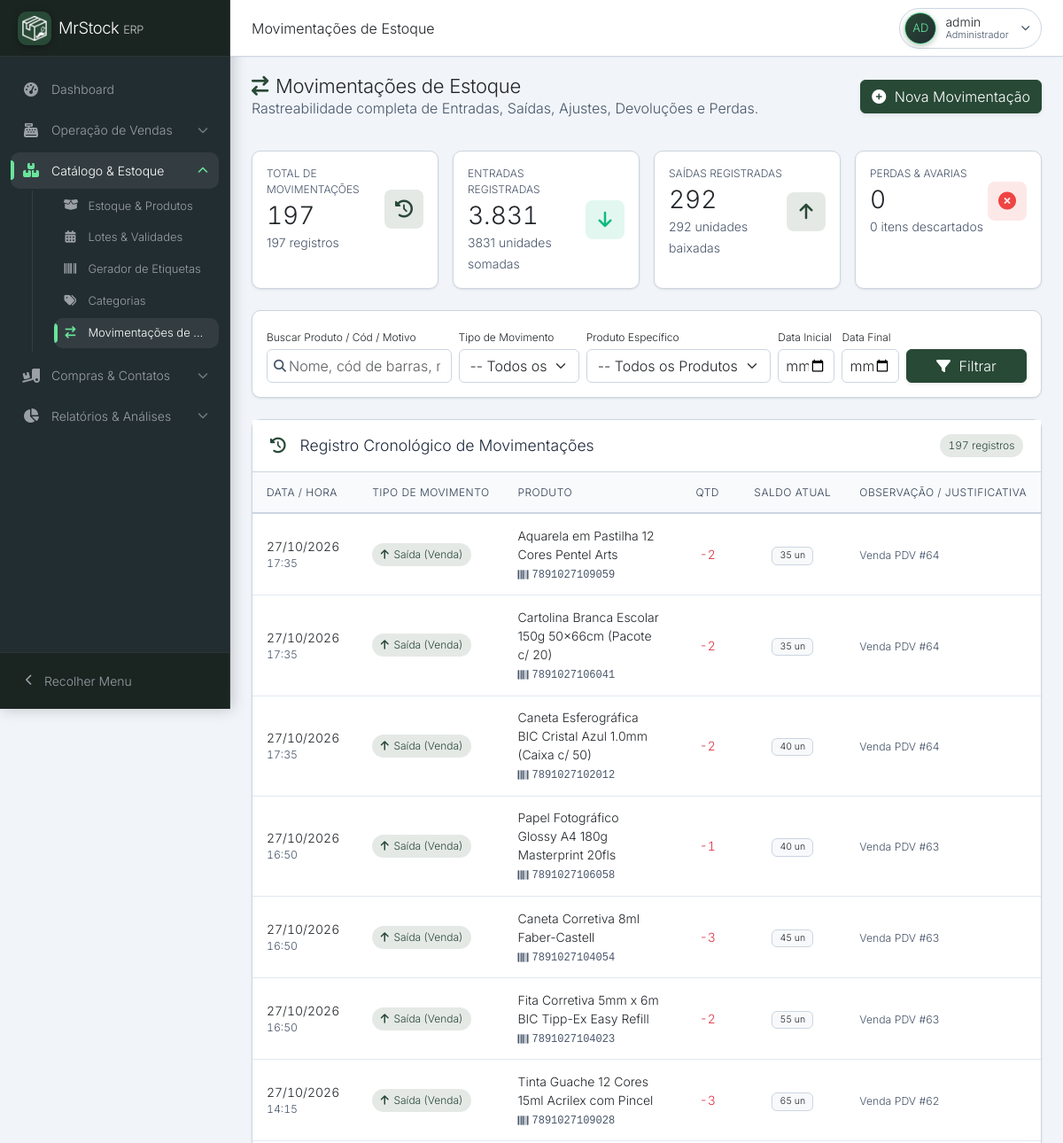
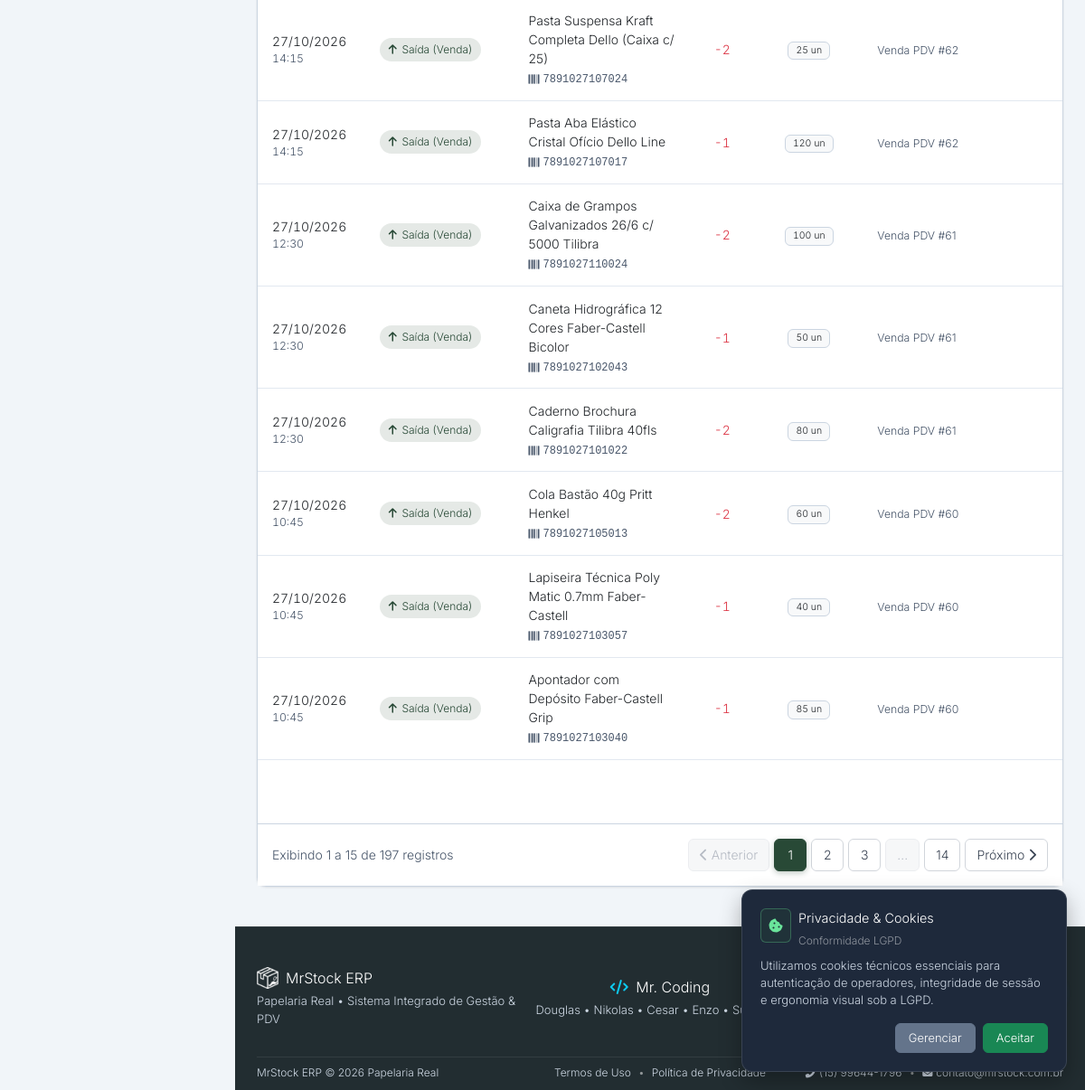
Screenshot of /produtos/movimentacoes.php (signed in) with the database file from the repository (2 pictures, top to bottom).
### tables this page shows
CREATE TABLE `movimentacoes` (
  `id` int(11) NOT NULL AUTO_INCREMENT,
  `produto_id` int(11) NOT NULL,
  `tipo` enum('entrada_compra','saida_venda','devolucao_cliente','devolucao_fornecedor','perda') NOT NULL,
  `quantidade` int(11) NOT NULL,
  `data_movimento` datetime DEFAULT current_timestamp(),
  `observacao` varchar(255) DEFAULT NULL,
  PRIMARY KEY (`id`),
  KEY `produto_id` (`produto_id`),
  KEY `idx_movimentacoes_data` (`data_movimento`),
  CONSTRAINT `movimentacoes_ibfk_1` FOREIGN KEY (`produto_id`) REFERENCES `produtos` (`id`) ON DELETE CASCADE
);

CREATE TABLE `produtos` (
  `id` int(11) NOT NULL AUTO_INCREMENT,
  `nome` varchar(255) NOT NULL,
  `categoria` varchar(100) DEFAULT NULL,
  `quantidade` int(11) DEFAULT 0,
  `estoque_minimo` int(11) DEFAULT 5,
  `validade` date DEFAULT NULL,
  `preco_venda` decimal(10,2) NOT NULL,
  `preco_compra` decimal(10,2) NOT NULL DEFAULT 0.00,
  `fornecedor_id` int(11) DEFAULT NULL,
  `status` enum('ativo','inativo') DEFAULT 'ativo',
  `codigo_de_barra` varchar(50) DEFAULT NULL,
  `categoria_id` int(11) DEFAULT NULL,
  PRIMARY KEY (`id`),
  KEY `fornecedor_id` (`fornecedor_id`),
  KEY `fk_produtos_categoria` (`categoria_id`),
  CONSTRAINT `fk_produtos_categoria` FOREIGN KEY (`categoria_id`) REFERENCES `categorias` (`id`) ON DELETE SET NULL,
  CONSTRAINT `produtos_ibfk_1` FOREIGN KEY (`fornecedor_id`) REFERENCES `fornecedores` (`id`) ON DELETE SET NULL
);

### produtos/movimentacoes.php (the view, shortened to what the rows shown need)
<?php
require_once __DIR__ . '/../inc/database.php';
$where = ["1=1"];
$whereSql = implode(' AND ', $where);
$limit = 15;
$page  = max(1, (int)($_GET['pagina'] ?? 1));
$offset = ($page - 1) * $limit;
$sqlMov = "
    SELECT m.*, p.nome as produto_nome, p.codigo_de_barra, p.quantidade as produto_saldo_atual
    FROM movimentacoes m
    JOIN produtos p ON m.produto_id = p.id
    WHERE $whereSql
    ORDER BY m.data_movimento DESC, m.id DESC
    LIMIT :limit OFFSET :offset
";
$stmt = $pdo->prepare($sqlMov);
$stmt->bindValue(':limit', $limit, PDO::PARAM_INT);
$stmt->bindValue(':offset', $offset, PDO::PARAM_INT);
$stmt->execute();
$movimentacoes = $stmt->fetchAll(PDO::FETCH_ASSOC);
require_once __DIR__ . '/../inc/header.php';
?>
<div class="content-header d-flex justify-content-between align-items-center mb-3 flex-wrap gap-2">
    <div>
        <h2 class="fw-bold text-dark m-0"><i class="fas fa-arrow-right-arrow-left text-primary me-2"></i>Movimentações de Estoque</h2>
    </div>
</div>
<div class="content-body">
    <div class="so-card">
        <div class="so-card-body p-0">
            <div class="table-responsive">
                <table class="table table-hover mb-0 so-table align-middle" id="tabelaMovimentacoes">
                    <thead>
                        <tr>
                            <th scope="col" width="14%">Data / Hora</th>
                            <th scope="col" width="18%">Tipo de Movimento</th>
                            <th scope="col" width="28%">Produto</th>
                            <th scope="col" width="10%" class="text-center">Qtd</th>
                            <th scope="col" width="10%" class="text-center">Saldo Atual</th>
                            <th scope="col" width="20%">Observação / Justificativa</th>
                        </tr>
                    </thead>
                    <tbody>
                        <?php if (count($movimentacoes) > 0): ?>
                            <?php foreach ($movimentacoes as $m):
                                $tipoMap = [
                                    'entrada_compra'       => ['so-badge-success', 'fa-arrow-down',   'Entrada (Compra)'],
                                    'devolucao_cliente'    => ['so-badge-info',    'fa-rotate-left',  'Devolução Cliente'],
                                    'saida_venda'          => ['so-badge-primary', 'fa-arrow-up',     'Saída (Venda)'],
                                    'devolucao_fornecedor' => ['so-badge-warning', 'fa-reply',        'Devolução Fornec.'],
                                    'perda'                => ['so-badge-danger',  'fa-circle-xmark', 'Perda / Avaria'],
                                ];
                                [$badgeCls, $icone, $label] = $tipoMap[$m['tipo']] ?? ['so-badge-primary', 'fa-question', 'Desconhecido'];
                                $isEntrada = in_array($m['tipo'], ['entrada_compra', 'devolucao_cliente']);
                            ?>
                            <tr class="linha-movimentacao">
                                <td class="tabular-nums">
                                    <div class="fw-semibold text-dark"><?= date('d/m/Y', strtotime($m['data_movimento'])) ?></div>
                                    <div class="text-muted small"><?= date('H:i', strtotime($m['data_movimento'])) ?></div>
                                </td>
                                <td>
                                    <span class="so-badge <?= htmlspecialchars($badgeCls) ?>">
                                        <i class="fas <?= htmlspecialchars($icone) ?>"></i> <?= htmlspecialchars($label) ?>
                                    </span>
                                </td>
                                <td>
                                    <strong class="text-dark d-block"><?= htmlspecialchars($m['produto_nome']) ?></strong>
                                    <?php if (!empty($m['codigo_de_barra'])): ?>
                                        <code class="text-muted font-monospace tabular-nums text-xs d-inline-flex align-items-center gap-1 mt-1">
                                            <i class="fas fa-barcode"></i> <?= htmlspecialchars($m['codigo_de_barra']) ?>
                                        </code>
                                    <?php endif; ?>
                                </td>
                                <td class="text-center">
                                    <?php if ($isEntrada): ?>
                                        <span class="text-success fw-bold tabular-nums">+<?= (int)$m['quantidade'] ?></span>
                                    <?php else: ?>
                                        <span class="text-danger fw-bold tabular-nums">-<?= (int)$m['quantidade'] ?></span>
                                    <?php endif; ?>
                                </td>
                                <td class="text-center">
                                    <span class="badge bg-light text-dark border tabular-nums fw-semibold px-2 py-1">
                                        <?= (int)($m['produto_saldo_atual'] ?? 0) ?> un
                                    </span>
                                </td>
                                <td>
                                    <span class="text-muted small"><?= htmlspecialchars($m['observacao'] ?: '—') ?></span>
                                </td>
                            </tr>
                            <?php endforeach; ?>
                        <?php endif; ?>
                    </tbody>
                </table>
            </div>
        </div>
    </div>
</div>
<?php require_once __DIR__ . '/../inc/footer.php'; ?>

### rows the page displays
movimentacoes: data_movimento "27/10/2026", data_movimento "17:35", label "Saída (Venda)", produto.nome "Aquarela em Pastilha 12 Cores Pentel Arts", produto.codigo_de_barra "7891027109059", quantidade "2", produto.quantidade "35", observacao "Venda PDV #64"
movimentacoes: data_movimento "27/10/2026", data_movimento "17:35", label "Saída (Venda)", produto.nome "Cartolina Branca Escolar 150g 50x66cm (Pacote c/ 20)", produto.codigo_de_barra "7891027106041", quantidade "2", produto.quantidade "35", observacao "Venda PDV #64"
movimentacoes: data_movimento "27/10/2026", data_movimento "17:35", label "Saída (Venda)", produto.nome "Caneta Esferográfica BIC Cristal Azul 1.0mm (Caixa c/ 50)", produto.codigo_de_barra "7891027102012", quantidade "2", produto.quantidade "40", observacao "Venda PDV #64"
movimentacoes: data_movimento "27/10/2026", data_movimento "16:50", label "Saída (Venda)", produto.nome "Papel Fotográfico Glossy A4 180g Masterprint 20fls", produto.codigo_de_barra "7891027106058", quantidade "1", produto.quantidade "40", observacao "Venda PDV #63"
movimentacoes: data_movimento "27/10/2026", data_movimento "16:50", label "Saída (Venda)", produto.nome "Caneta Corretiva 8ml Faber-Castell", produto.codigo_de_barra "7891027104054", quantidade "3", produto.quantidade "45", observacao "Venda PDV #63"
movimentacoes: data_movimento "27/10/2026", data_movimento "16:50", label "Saída (Venda)", produto.nome "Fita Corretiva 5mm x 6m BIC Tipp-Ex Easy Refill", produto.codigo_de_barra "7891027104023", quantidade "2", produto.quantidade "55", observacao "Venda PDV #63"
movimentacoes: data_movimento "27/10/2026", data_movimento "14:15", label "Saída (Venda)", produto.nome "Tinta Guache 12 Cores 15ml Acrilex com Pincel", produto.codigo_de_barra "7891027109028", quantidade "3", produto.quantidade "65", observacao "Venda PDV #62"
movimentacoes: data_movimento "27/10/2026", data_movimento "14:15", label "Saída (Venda)", produto.nome "Pasta Suspensa Kraft Completa Dello (Caixa c/ 25)", produto.codigo_de_barra "7891027107024", quantidade "2", produto.quantidade "25", observacao "Venda PDV #62"
movimentacoes: data_movimento "27/10/2026", data_movimento "14:15", label "Saída (Venda)", produto.nome "Pasta Aba Elástico Cristal Ofício Dello Line", produto.codigo_de_barra "7891027107017", quantidade "1", produto.quantidade "120", observacao "Venda PDV #62"
movimentacoes: data_movimento "27/10/2026", data_movimento "12:30", label "Saída (Venda)", produto.nome "Caixa de Grampos Galvanizados 26/6 c/ 5000 Tilibra", produto.codigo_de_barra "7891027110024", quantidade "2", produto.quantidade "100", observacao "Venda PDV #61"
movimentacoes: data_movimento "27/10/2026", data_movimento "12:30", label "Saída (Venda)", produto.nome "Caneta Hidrográfica 12 Cores Faber-Castell Bicolor", produto.codigo_de_barra "7891027102043", quantidade "1", produto.quantidade "50", observacao "Venda PDV #61"
movimentacoes: data_movimento "27/10/2026", data_movimento "12:30", label "Saída (Venda)", produto.nome "Caderno Brochura Caligrafia Tilibra 40fls", produto.codigo_de_barra "7891027101022", quantidade "2", produto.quantidade "80", observacao "Venda PDV #61"
movimentacoes: data_movimento "27/10/2026", data_movimento "10:45", label "Saída (Venda)", produto.nome "Cola Bastão 40g Pritt Henkel", produto.codigo_de_barra "7891027105013", quantidade "2", produto.quantidade "60", observacao "Venda PDV #60"
movimentacoes: data_movimento "27/10/2026", data_movimento "10:45", label "Saída (Venda)", produto.nome "Lapiseira Técnica Poly Matic 0.7mm Faber-Castell", produto.codigo_de_barra "7891027103057", quantidade "1", produto.quantidade "40", observacao "Venda PDV #60"
movimentacoes: data_movimento "27/10/2026", data_movimento "10:45", label "Saída (Venda)", produto.nome "Apontador com Depósito Faber-Castell Grip", produto.codigo_de_barra "7891027103040", quantidade "1", produto.quantidade "85", observacao "Venda PDV #60"

### other values shown
$group['title'] "Dashboard"
$group['title'] "Operação de Vendas"
$group['title'] "Catálogo & Estoque"
$item['label'] "Estoque & Produtos"
$item['label'] "Lotes & Validades"
$item['label'] "Gerador de Etiquetas"
$item['label'] "Categorias"
$item['label'] "Movimentações de…"
$group['title'] "Compras & Contatos"
$group['title'] "Relatórios & Análises"
$_pageTitleClean "Movimentações de Estoque"
$_uInitials "AD"
$_uName "admin"
$_uLabel "Administrador"
$totalMovimentacoes "197"
